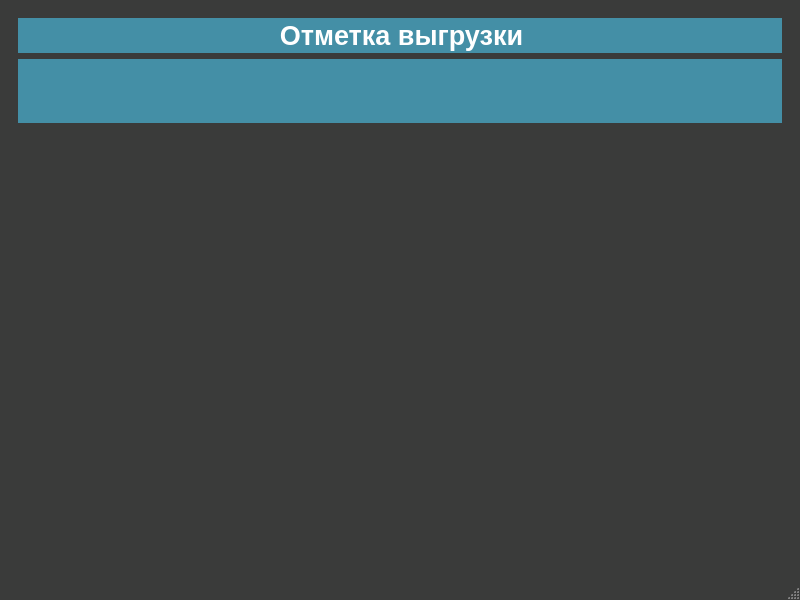
<?xml version="1.0" encoding="UTF-8"?>
<ui version="4.0">
 <class>MainWindow</class>
 <widget class="QMainWindow" name="MainWindow">
  <property name="windowModality">
   <enum>Qt::ApplicationModal</enum>
  </property>
  <property name="geometry">
   <rect>
    <x>0</x>
    <y>0</y>
    <width>800</width>
    <height>600</height>
   </rect>
  </property>
  <property name="windowTitle">
   <string>Пункт выгрузки</string>
  </property>
  <property name="styleSheet">
   <string notr="true">QMainWindow{
	background-color:#3a3b3a;
	color:#ffffff;
	border-color:#ffffff;
}
QTableView{
	background-color:#ffffff;
	alternate-background-color:#e2e2e2;
	color:#3a3b3a;
	border-style:solid;
	border-color:#ffffff;
	border-width:0px;
	selection-color:#ffffff;
	selection-background-color:#54b0cb;
}
QHeaderView::section{
    background-color:#448fa6;
	color:#ffffff;
	font:bold;
	height:40px;
	border: #ffffff;
	border-style:solid;
	border-width:0px;
}
QComboBox{
	background-color:#ffffff;
	border-style:solid;
	border-width:2px;
	border-color:#ffffff;
	color:#3a3b3a;
	width:50px;
	height:30px;
	font:bold;
	padding-left:5px
}
QComboBox QAbstractItemView {
	background-color:#ffffff;
	color:#3a3b3a;
    border: 2px solid #ffffff;
	padding-left:2px;
	padding-right:2px;
	padding-top:2px;
	padding-bottom:2px
}
QComboBox::drop-down {
   width: 24px;
   border: 2px;
}
QComboBox::down-arrow {
    image: url(&quot;./res/if_chevron-left.png&quot;);
    width: 16px;
    height: 16px;
}
QComboBox::down-arrow::hover {
    image: url(&quot;./res/if_chevron-down.png&quot;);
    width: 16px;
    height: 16px;
}
QDateEdit{
	background-color:#ffffff;
	border-style:solid;
	border-width:2px;
	border-color:#ffffff;
	color:#3a3b3a;
	width:150px;
	height:30px;
	font:bold;
	padding-left:5px
}
QDateEdit QAbstractItemView {
	background-color:#ffffff;
	color:#3a3b3a;;
}
QDateEdit::drop-down {
   width: 24px;
   border: 2px;
}
QDateEdit::down-arrow {
    image: url(&quot;./res/if_chevron-left.png&quot;);
    width: 16px;
    height: 16px;
}
QDateEdit::down-arrow::hover {
    image: url(&quot;./res/if_chevron-down.png&quot;);
    width: 16px;
    height: 16px;
}
QMenuBar{
	background-color:#3a3b3a;
	color:#ffffff;
	selection-color:#54b0cb;
	font:bold
}
QMenuBar::item::selected{
	background-color:#54b0cb;
	color:#ffffff;
	font:bold;
	padding-left:2px
}
QToolBar{
	background-color:#3a3b3a;
	color:#ffffff;
}
QMenu {
	background-color:#3a3b3a;
	color:#ffffff;
	font:bold;
	padding-left:2px;
}
QMenu::hover {
    background-color: #448fa6;
    color:#3a3b3a;
	font:bold
}
QMenu::item {
    background-color:#3a3b3a;
	color:#ffffff;
}
QMenu::item::selected{
	background-color:#54b0cb;
	color:#ffffff;
	padding-left:10px;
}
QTabWidget{
	background-color:#3a3b3a;
	color:#ffffff;
	border-color:#ffffff;
}
QTabBar::tab:right:selected{
    background-color:#448fa6;
	color:#ffffff;
	font:bold;
	height:60px;
	width: 30px;
	border: #448fa6;
	border-style:solid;
	border-width:2px;
}
QTabBar::tab:right:!selected{
    background-color:#3a3b3a;
	color:#ffffff;
	font:bold;
	height:60px;
	width: 30px;
	border: #448fa6;
	border-style:solid;
	border-width:2px;
}
QLabel{
	background-color:#448fa6;
	color:#ffffff;
	height:60px;
	width: 30px;
	border: #448fa6;
	border-style:solid;
	border-width:2px;
}
QGroupBox{
	background-color:#448fa6;
	color:#ffffff;
	height:60px;
	width: 30px;
	border: #448fa6;
	border-style:solid;
	border-width:2px;
}
QPushButton{
	background-color:#3a3b3a;
	color:#ffffff;
	height:80px;
	width: 60px;
	border: #ffffff;
	border-style:solid;
	border-width:5px;
	font:14px;
	font-weight: bold
}
QPushButton::pressed{
	background-color:#ffffff;
	color:#3a3b3a;
	border:2px solid #3a3b3a;
}
QPushButton::hover{
	color:#448fa6;
	border:2px solid #448fa6;
}</string>
  </property>
  <widget class="QWidget" name="centralwidget">
   <layout class="QHBoxLayout" name="horizontalLayout">
    <item>
     <widget class="QStackedWidget" name="stackedWidget">
      <property name="currentIndex">
       <number>0</number>
      </property>
      <widget class="QWidget" name="inputPage">
       <layout class="QVBoxLayout" name="verticalLayout">
        <item>
         <widget class="QLabel" name="headerLabel">
          <property name="text">
           <string>&lt;html&gt;&lt;head/&gt;&lt;body&gt;&lt;p align=&quot;center&quot;&gt;&lt;span style=&quot; font-size:20pt; font-weight:600; color:#ffffff;&quot;&gt;Отметка выгрузки&lt;/span&gt;&lt;/p&gt;&lt;/body&gt;&lt;/html&gt;</string>
          </property>
         </widget>
        </item>
        <item>
         <widget class="QGroupBox" name="groupBox">
          <property name="title">
           <string/>
          </property>
         </widget>
        </item>
        <item>
         <spacer name="verticalSpacer_4">
          <property name="orientation">
           <enum>Qt::Vertical</enum>
          </property>
          <property name="sizeHint" stdset="0">
           <size>
            <width>20</width>
            <height>40</height>
           </size>
          </property>
         </spacer>
        </item>
       </layout>
      </widget>
      <widget class="QWidget" name="successPage">
       <layout class="QVBoxLayout" name="verticalLayout_2">
        <item>
         <widget class="QLabel" name="successHeaderLabel">
          <property name="text">
           <string>&lt;html&gt;&lt;head/&gt;&lt;body&gt;&lt;p align=&quot;center&quot;&gt;&lt;span style=&quot; font-size:20pt; font-weight:600;&quot;&gt;Выгрузка отмечена!&lt;/span&gt;&lt;/p&gt;&lt;/body&gt;&lt;/html&gt;</string>
          </property>
         </widget>
        </item>
        <item>
         <widget class="QLabel" name="successMiddleLabel">
          <property name="styleSheet">
           <string notr="true">QLabel{
	background-color:rgb(35, 35, 35);
	color:rgb(255, 255, 255);
	font-weight:bold
}</string>
          </property>
          <property name="text">
           <string>&lt;html&gt;&lt;head/&gt;&lt;body&gt;&lt;p align=&quot;center&quot;&gt;&lt;span style=&quot; font-size:14pt;&quot;&gt;Время выгрузки:&lt;/span&gt;&lt;/p&gt;&lt;p align=&quot;center&quot;&gt;&lt;span style=&quot; font-size:18pt;&quot;&gt;{}&lt;/span&gt;&lt;/p&gt;&lt;/body&gt;&lt;/html&gt;</string>
          </property>
         </widget>
        </item>
        <item>
         <spacer name="verticalSpacer">
          <property name="orientation">
           <enum>Qt::Vertical</enum>
          </property>
          <property name="sizeHint" stdset="0">
           <size>
            <width>20</width>
            <height>40</height>
           </size>
          </property>
         </spacer>
        </item>
       </layout>
      </widget>
      <widget class="QWidget" name="errorPage">
       <layout class="QVBoxLayout" name="verticalLayout_3">
        <item>
         <widget class="QLabel" name="errorHeaderLabel">
          <property name="styleSheet">
           <string notr="true">QLabel{
	background-color:rgb(255, 0, 0);
	color:rgb(255, 255, 255);
	font-weight:bold
}</string>
          </property>
          <property name="text">
           <string>&lt;html&gt;&lt;head/&gt;&lt;body&gt;&lt;p align=&quot;center&quot;&gt;&lt;span style=&quot; font-size:20pt;&quot;&gt;Карта не зарегистрирована!&lt;/span&gt;&lt;/p&gt;&lt;/body&gt;&lt;/html&gt;</string>
          </property>
         </widget>
        </item>
        <item>
         <widget class="QLabel" name="errorMiddleLabel">
          <property name="styleSheet">
           <string notr="true">QLabel{
	background-color:rgb(35, 35, 35);
	color:rgb(255, 255, 255);
	font-weight:bold
}</string>
          </property>
          <property name="text">
           <string>&lt;html&gt;&lt;head/&gt;&lt;body&gt;&lt;p align=&quot;center&quot;&gt;&lt;span style=&quot; font-size:14pt;&quot;&gt;Номер предъявленной карты не зарегистрирован в системе приемки. &lt;/span&gt;&lt;/p&gt;&lt;p align=&quot;center&quot;&gt;&lt;span style=&quot; font-size:14pt;&quot;&gt;Обратитесь к оператору на бракплощадке.&lt;/span&gt;&lt;/p&gt;&lt;/body&gt;&lt;/html&gt;</string>
          </property>
         </widget>
        </item>
        <item>
         <spacer name="verticalSpacer_2">
          <property name="orientation">
           <enum>Qt::Vertical</enum>
          </property>
          <property name="sizeHint" stdset="0">
           <size>
            <width>20</width>
            <height>40</height>
           </size>
          </property>
         </spacer>
        </item>
       </layout>
      </widget>
      <widget class="QWidget" name="errorPage2">
       <layout class="QVBoxLayout" name="verticalLayout_4">
        <item>
         <widget class="QLabel" name="errorHeaderLabel2">
          <property name="styleSheet">
           <string notr="true">QLabel{
	background-color:rgb(255, 0, 0);
	color:rgb(255, 255, 255);
	font-weight:bold
}</string>
          </property>
          <property name="text">
           <string>&lt;html&gt;&lt;head/&gt;&lt;body&gt;&lt;p align=&quot;center&quot;&gt;&lt;span style=&quot; font-size:20pt;&quot;&gt;Нет массы брутто!&lt;/span&gt;&lt;/p&gt;&lt;/body&gt;&lt;/html&gt;</string>
          </property>
         </widget>
        </item>
        <item>
         <widget class="QLabel" name="errorMiddleLabel2">
          <property name="styleSheet">
           <string notr="true">QLabel{
	background-color:rgb(35, 35, 35);
	color:rgb(255, 255, 255);
	font-weight:bold
}</string>
          </property>
          <property name="text">
           <string>&lt;html&gt;&lt;head/&gt;&lt;body&gt;&lt;p align=&quot;center&quot;&gt;&lt;span style=&quot; font-size:14pt;&quot;&gt;Рейс №{}&lt;/span&gt;&lt;/p&gt;&lt;p align=&quot;center&quot;&gt;&lt;span style=&quot; font-size:14pt;&quot;&gt;Вернитесь на автомобильные весы для взвешивания массы брутто!&lt;/span&gt;&lt;/p&gt;&lt;/body&gt;&lt;/html&gt;</string>
          </property>
         </widget>
        </item>
        <item>
         <spacer name="verticalSpacer_3">
          <property name="orientation">
           <enum>Qt::Vertical</enum>
          </property>
          <property name="sizeHint" stdset="0">
           <size>
            <width>20</width>
            <height>40</height>
           </size>
          </property>
         </spacer>
        </item>
       </layout>
      </widget>
     </widget>
    </item>
   </layout>
  </widget>
  <widget class="QMenuBar" name="menubar">
   <property name="geometry">
    <rect>
     <x>0</x>
     <y>0</y>
     <width>800</width>
     <height>30</height>
    </rect>
   </property>
  </widget>
  <widget class="QStatusBar" name="statusbar"/>
 </widget>
 <resources/>
 <connections/>
</ui>
